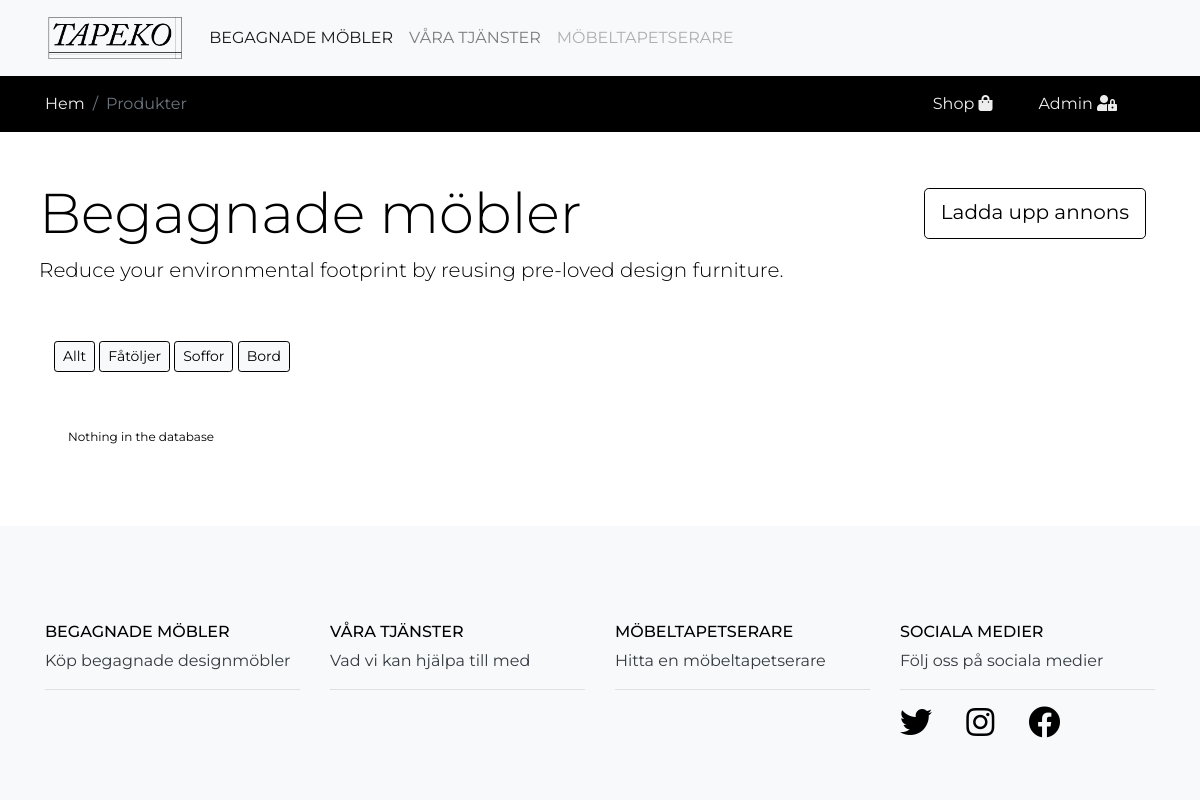
The page /products.php on the database as committed earlier.
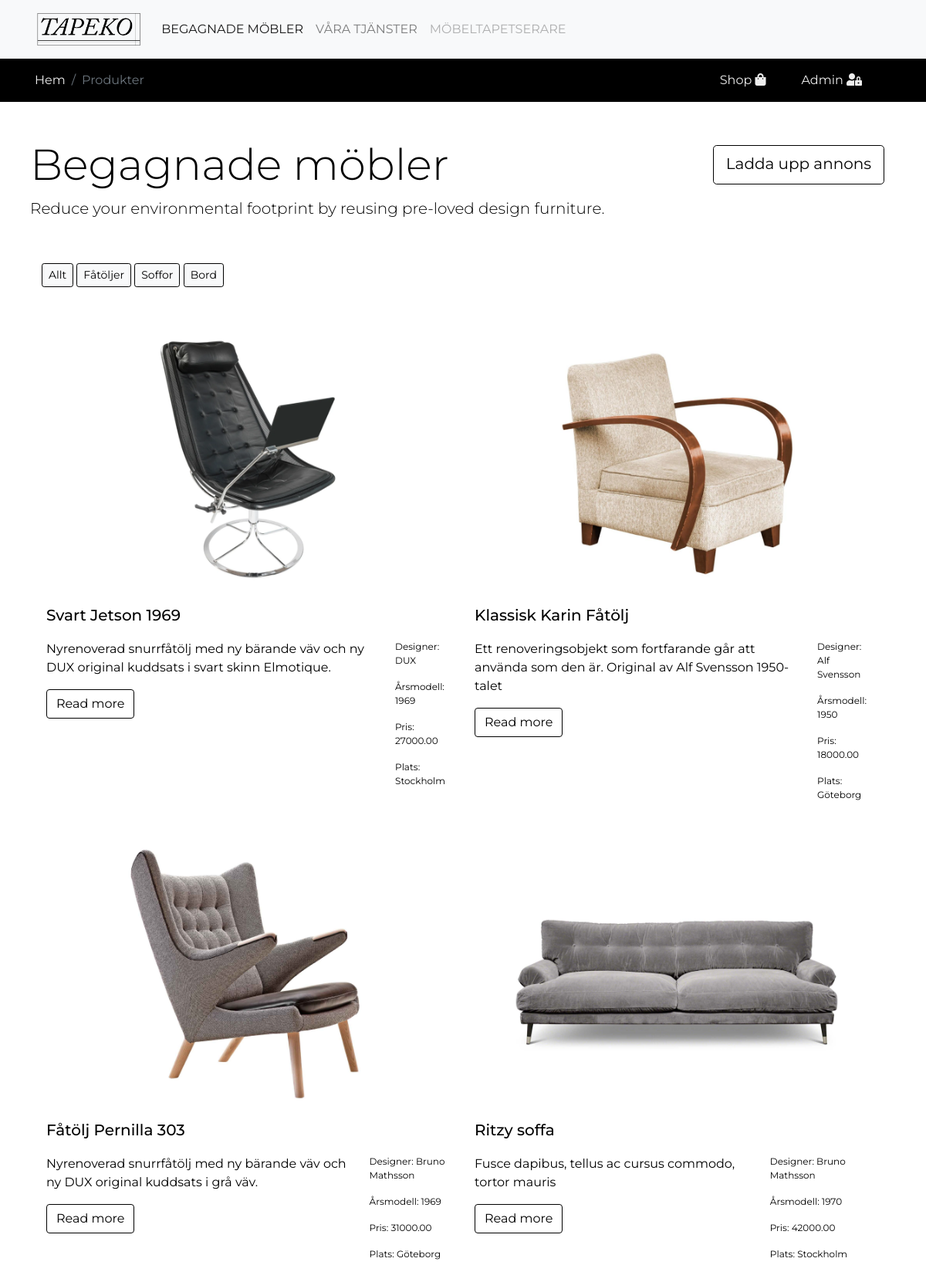
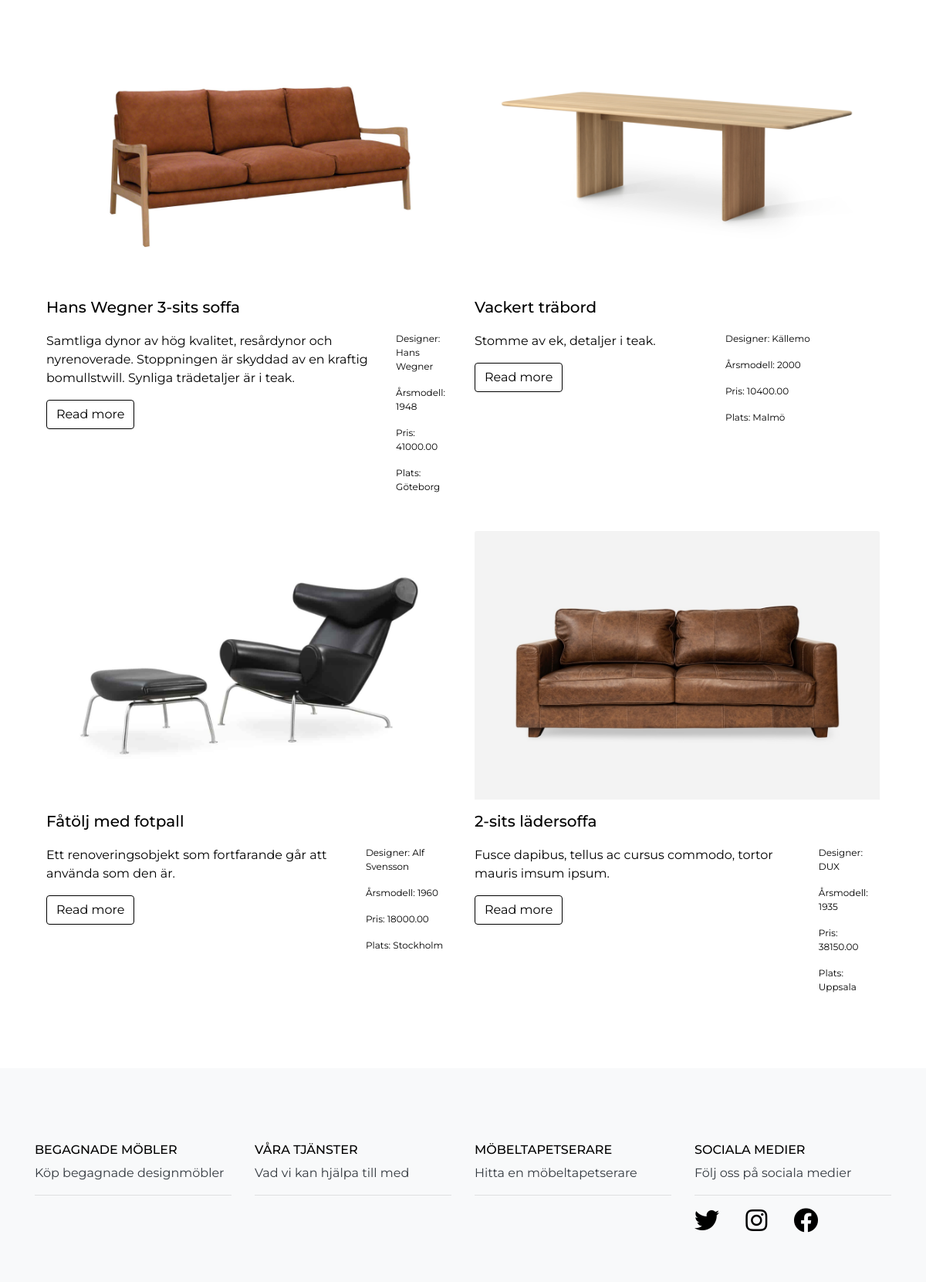
The same page on the database as committed later (2 pictures, top to bottom).
### tables this page shows
CREATE TABLE `products` 
( 
  `product_id` BIGINT NOT NULL AUTO_INCREMENT , 
  `product_name` VARCHAR(50) NOT NULL , 
  `product_type` VARCHAR(50) NOT NULL , 
  `product_desc` VARCHAR(1000) NOT NULL , 
  `product_designer` VARCHAR(50) NOT NULL , 
  `product_price` DECIMAL(18,2) NOT NULL , 
  `product_year` INT NOT NULL , 
  `product_location` VARCHAR(50) NOT NULL , 
  `image_url` varchar(500) NOT NULL DEFAULT 'images/default/default.jpg',
  `added_by_userid` INT NOT NULL DEFAULT 1,
  `date_added` DATETIME DEFAULT CURRENT_TIMESTAMP,
  PRIMARY KEY (`product_id`)
);

### backend/functions/select.php (called while the page is built, shortened)
<?php
    $sql = 'SELECT * FROM products';
    if (isset($_GET['where']) or isset($_GET['user']))
    {
        $sql .= ' WHERE';
        if (isset($_GET['where']) and !isset($_GET['user']))
        {
            $sql .= ' product_type = :where_filter_var';
            $sql .= ' order by date_added DESC';
            $stmt = $dbh->prepare($sql);
            $stmt->bindValue(':where_filter_var', $_GET['where']);
            $stmt->execute();
        }
        if (isset($_GET['user']) and !isset($_GET['where']))
        {
            $sql .= ' added_by_userid = :user_var';
            $sql .= ' order by date_added DESC';
            $stmt = $dbh->prepare($sql);
            $stmt->bindValue(':user_var', $_GET['user']);
            $stmt->execute();
        }
        if (isset($_GET['where']) and isset($_GET['user']))
        {
            $sql .= ' product_type = :where_filter_var and added_by_userid = :user_var';
            $sql .= ' order by date_added DESC';
            $stmt = $dbh->prepare($sql);
            $stmt->bindValue(':user_var', $_GET['user']);
            $stmt->execute();
        }
    }
    else
    {
        $stmt = $dbh->prepare($sql);
        $stmt->execute();
    }
?>

### products.php (the view, shortened to what the changed rows need)
<?php
  require_once 'backend/config/db.php';
  require_once 'backend/functions/select.php';
?>
<!DOCTYPE html>
<html lang="sv">
<head>
  <link rel="stylesheet" href="assets/css/bootstrap.min.css">
  <link rel="stylesheet" href="assets/css/all.min.css">
  <link rel="stylesheet" href="assets/css/custom.css">
</head>
<body>
            <div class="container fluid px-4 my-5 text-left">
                <div class="row">
                <h1 class="display-4 fw-bold">Begagnade möbler</h1>
                 </div>
                </div>
<div class="container fluid">
    <div class="container">
        <div class="row row-cols-1 mt-4 row-cols-md-2 g-4">
          <?php
          if ($stmt->rowCount() > 0)
          {
            while ($row = $stmt->fetch()) {
              echo '<div class="col mb-4">';
              echo '<div class="card product-card border-0">';
              echo '<img src="'.$row['image_url'].'" class="card-img-top" alt="...">';
              echo '<div class="card-body p-0 pt-3">';
              echo '<h5 class="card-title">'.$row['product_name'].'</h5>';
              echo '<div class="d-flex mb-3">';
              echo '<div class="pt-2 flex-fill">';
              echo '<p class="card-text1">'.$row['product_desc'].'</p>';
              echo '<a href="product-detail.php" class="btn btn-outline-secondary">Read more</a>';
              echo '</div>';
              echo '<div class="p-2 flex-fill">';
              echo '<p class="card-text">Designer: '.$row['product_designer'].'</p>';
              echo '<p class="card-text">Årsmodell: '.$row['product_year'].'</p>';
              echo '<p class="card-text">Pris: '.$row['product_price'].'</p>';
              echo '<p class="card-text">Plats: '.$row['product_location'].'</p>';
              echo '</div>';
              echo '</div>';
              echo '</div>';
              echo '</div>';
              echo '</div>';
            }
          }
          else {
            echo '<div class="col mb-4">';
            echo '<div class="card border-0">';
            echo '<div class="p-2 flex-fill">';
            echo '<p class="card-text">Nothing in the database</p>';
            echo '</div>';
            echo '</div>';
            echo '</div>';
          }
          ?>
        </div>
    </div>
</div>
</body>

Rows that differ between the two databases and show on the page:
added products: image_url (placeholder picture), product_name "Svart Jetson 1969", product_desc "Nyrenoverad snurrfåtölj med ny bärande väv och ny DUX original kuddsats i svart skinn Elmotique.", product_designer "DUX", product_year "1969", product_price "27000.00", product_location "Stockholm"
added products: image_url (placeholder picture), product_name "Klassisk Karin Fåtölj", product_desc "Ett renoveringsobjekt som fortfarande går att använda som den är. Original av Alf Svensson 1950-talet", product_designer "Alf Svensson", product_year "1950", product_price "18000.00", product_location "Göteborg"
added products: image_url (placeholder picture), product_name "Fåtölj Pernilla 303", product_desc "Nyrenoverad snurrfåtölj med ny bärande väv och ny DUX original kuddsats i grå väv.", product_designer "Bruno Mathsson", product_year "1969", product_price "31000.00", product_location "Göteborg"
added products: image_url (placeholder picture), product_name "Ritzy soffa", product_desc "Fusce dapibus, tellus ac cursus commodo, tortor mauris", product_designer "Bruno Mathsson", product_year "1970", product_price "42000.00", product_location "Stockholm"
added products: image_url (placeholder picture), product_name "Hans Wegner 3-sits soffa", product_desc "Samtliga dynor av hög kvalitet, resårdynor och nyrenoverade. Stoppningen är skyddad av en kraftig bomullstwill. Synliga trädetaljer är i teak.", product_designer "Hans Wegner", product_year "1948", product_price "41000.00", product_location "Göteborg"
added products: image_url (placeholder picture), product_name "Vackert träbord", product_desc "Stomme av ek, detaljer i teak.", product_designer "Källemo", product_year "2000", product_price "10400.00", product_location "Malmö"
added products: image_url (placeholder picture), product_name "Fåtölj med fotpall", product_desc "Ett renoveringsobjekt som fortfarande går att använda som den är.", product_designer "Alf Svensson", product_year "1960", product_price "18000.00", product_location "Stockholm"
added products: image_url (placeholder picture), product_name "2-sits lädersoffa", product_desc "Fusce dapibus, tellus ac cursus commodo, tortor mauris imsum ipsum.", product_designer "DUX", product_year "1935", product_price "38150.00", product_location "Uppsala"
Other text that changed with them:
text no longer shown: "Nothing in the database"
